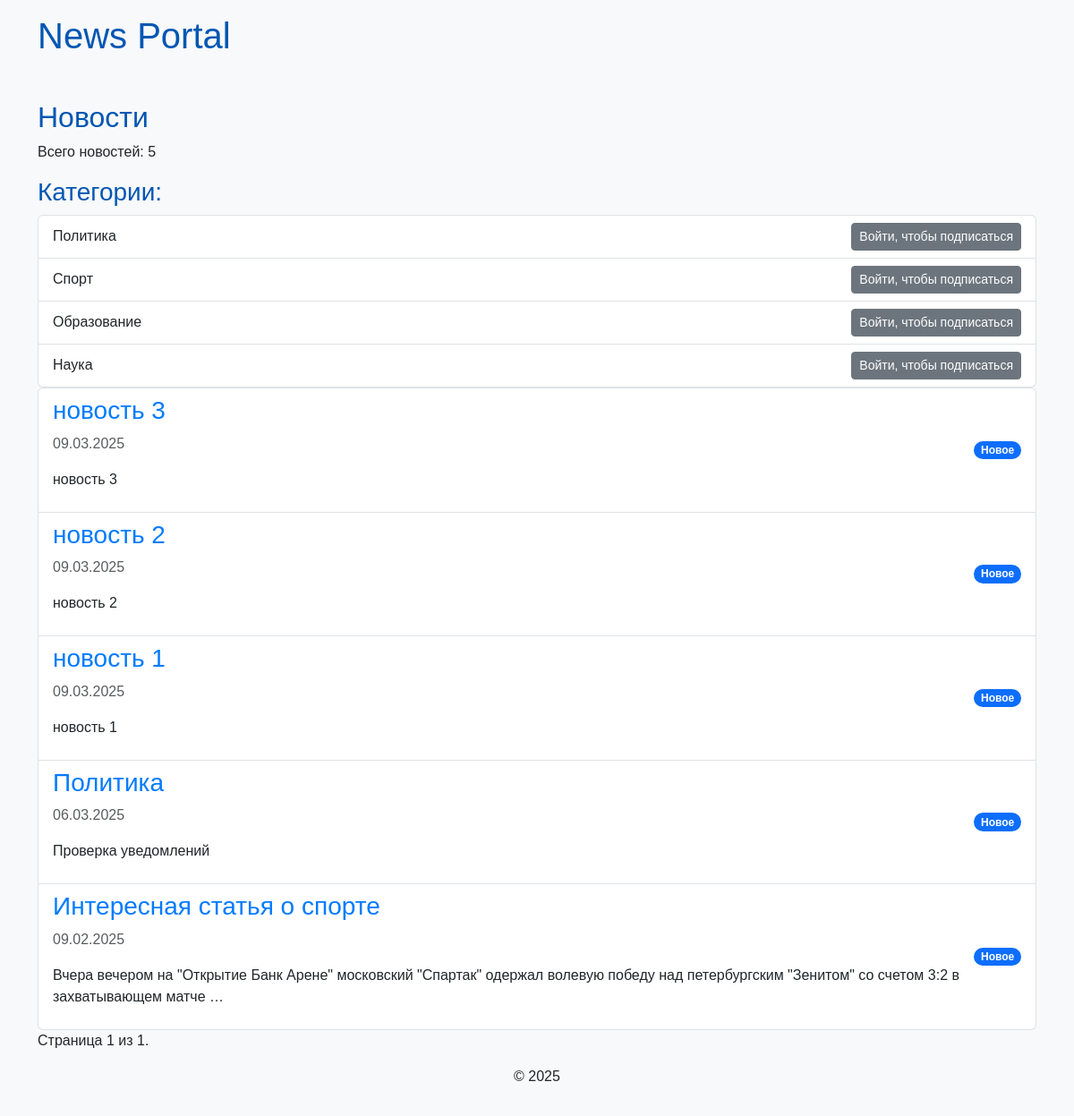
The page /news/ on the database as committed earlier.
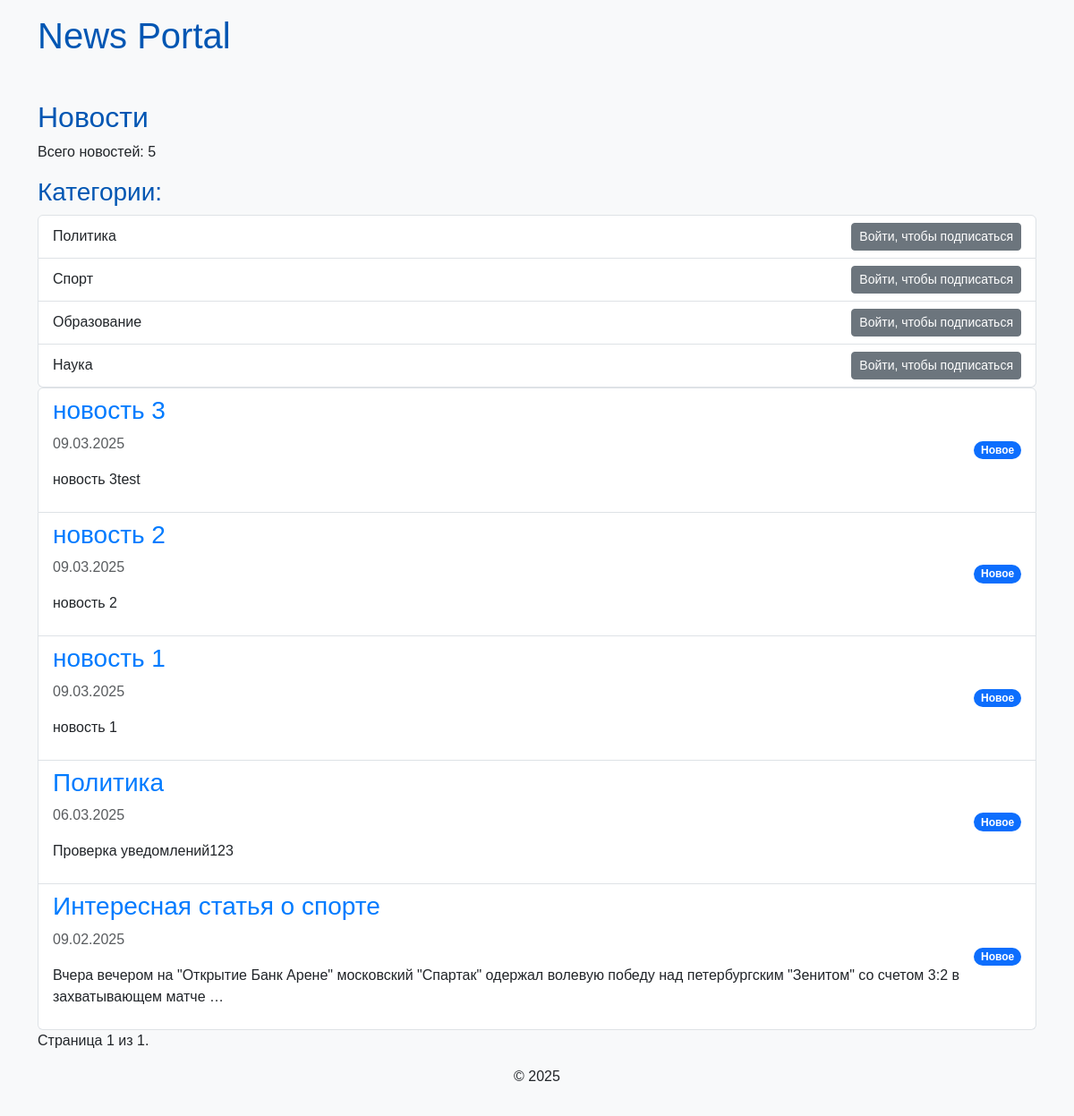
The same page on the database as committed later.
### news/models.py (models this page shows, shortened)
class Post(models.Model):
    objects = None
    ARTICLE = 'AR'
    NEWS = 'NW'
    POST_TYPES = [
        (ARTICLE, 'Статья'),
        (NEWS, 'Новость'),
    ]
    author = models.ForeignKey('Author', on_delete=models.CASCADE)
    post_type = models.CharField(max_length=2, choices=POST_TYPES, default=NEWS)
    date_created = models.DateTimeField(auto_now_add=True)
    categories = models.ManyToManyField('Category', through='PostCategory')
    title = models.CharField(max_length=255)
    text = models.TextField()
    rating = models.IntegerField(default=0)

### news/views.py (the view)
# urls.py: path('news/', views.news_list, name='news_list'),
@cache_page(60)  # Кешируем на 1 минуту (60 секунд)
def news_list(request):
    news = Post.objects.all().order_by('-date_created')  # Сортируем по дате в убывающем порядке
    total_news = news.count()  # Получаем общее количество новостей
    paginator = Paginator(news, 10)  # 10 новостей на странице
    page_number = request.GET.get('page')
    page_obj = paginator.get_page(page_number)  # Получаем нужную страницу
    context = {
        'page_obj': page_obj,  # Передаём объект страницы
        'total_news': total_news,
        'categories': Category.objects.all(),
    }
    return render(request, 'news/news_list.html', context)

### news/templatetags/custom_filters.py (called while the page is built)
@register.filter(name='censor')
def censor(value):
    if not isinstance(value, str):
        raise ValueError("Фильтр censor может быть применен только к строкам.")
    words = value.split()
    censored_text = []
    for word in words:
        if word in censored_words:
            censored_word = word[0] + '*' * (len(word) - 1)
            censored_text.append(censored_word)
        else:
            censored_text.append(word)
    return ' '.join(censored_text)

### templates/news/news_list.html (shortened to what this page needs)
{% extends 'default.html' %}
{% load cache %}
{% load custom_filters %}
{% block content %}
    <h2>Новости</h2>
    <p>Всего новостей: {{ total_news }}</p>
    <h3>Категории:</h3>
    {% cache 60 categories_block %}
    <ul class="list-group">
        {% for category in categories %}
            <li class="list-group-item d-flex justify-content-between align-items-center">
                {{ category.name }}
                <div>
                    {% if user.is_authenticated %}
                        {% if user in category.subscribers.all %}
                            <a href="{% url 'subscribe' category_id=category.id %}" class="btn btn-sm btn-danger">Отписаться</a>
                        {% else %}
                            <a href="{% url 'subscribe' category_id=category.id %}" class="btn btn-sm btn-success">Подписаться</a>
                        {% endif %}
                    {% else %}
                        <a href="{% url 'account_login' %}" class="btn btn-sm btn-secondary">Войти, чтобы подписаться</a>
                    {% endif %}
                </div>
            </li>
        {% endfor %}
    </ul>
    {% endcache %}
    <ul class="list-group">
        {% for item in page_obj %}
            <li class="list-group-item d-flex justify-content-between align-items-center">
                <div>
                    <h3><a href="{% url 'news_detail' item.id %}">{{ item.title|censor }}</a></h3>
                    <p class="text-muted">{{ item.date_created|date:"d.m.Y" }}</p>
                    <p>{{ item.text|censor|truncatewords:20 }}</p>
                </div>
                <span class="badge bg-primary rounded-pill">Новое</span>
            </li>
        {% endfor %}
    </ul>
    <div class="pagination">
        <span class="step-links">
            <span class="current">
                Страница {{ page_obj.number }} из {{ page_obj.paginator.num_pages }}.
            </span>
        </span>
    </div>
{% endblock %}

Rows that differ between the two databases and show on the page:
changed Post "новость 3": text|censor "новость 3" → "новость 3test"
changed Post "Политика": text|censor "Проверка уведомлений" → "Проверка уведомлений123"
